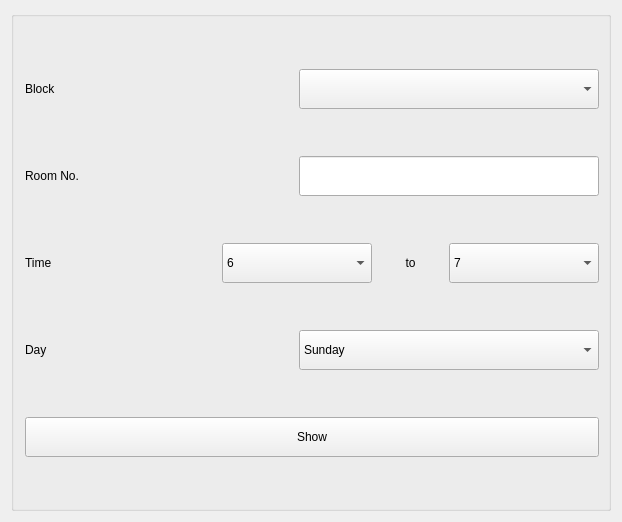
          <widget class="QWidget" name="tab_6">
           <attribute name="title">
            <string>Class Status</string>
           </attribute>
           <layout class="QGridLayout" name="gridLayout_3">
            <item row="0" column="0">
             <widget class="QGroupBox" name="groupBox">
              <property name="sizePolicy">
               <sizepolicy hsizetype="Maximum" vsizetype="Minimum">
                <horstretch>0</horstretch>
                <verstretch>0</verstretch>
               </sizepolicy>
              </property>
              <property name="minimumSize">
               <size>
                <width>600</width>
                <height>500</height>
               </size>
              </property>
              <property name="layoutDirection">
               <enum>Qt::LeftToRight</enum>
              </property>
              <property name="title">
               <string/>
              </property>
              <property name="alignment">
               <set>Qt::AlignCenter</set>
              </property>
              <layout class="QVBoxLayout" name="verticalLayout">
               <property name="leftMargin">
                <number>11</number>
               </property>
               <property name="topMargin">
                <number>11</number>
               </property>
               <item>
                <layout class="QHBoxLayout" name="horizontalLayout_3">
                 <item>
                  <widget class="QLabel" name="label">
                   <property name="text">
                    <string>Block</string>
                   </property>
                   <property name="alignment">
                    <set>Qt::AlignLeading|Qt::AlignLeft|Qt::AlignVCenter</set>
                   </property>
                  </widget>
                 </item>
                 <item>
                  <widget class="QComboBox" name="cs_block">
                   <property name="sizePolicy">
                    <sizepolicy hsizetype="Maximum" vsizetype="Maximum">
                     <horstretch>0</horstretch>
                     <verstretch>0</verstretch>
                    </sizepolicy>
                   </property>
                   <property name="minimumSize">
                    <size>
                     <width>300</width>
                     <height>40</height>
                    </size>
                   </property>
                  </widget>
                 </item>
                </layout>
               </item>
               <item>
                <layout class="QHBoxLayout" name="horizontalLayout_4">
                 <item>
                  <widget class="QLabel" name="label_2">
                   <property name="text">
                    <string>Room No.</string>
                   </property>
                  </widget>
                 </item>
                 <item>
                  <widget class="QLineEdit" name="cs_room">
                   <property name="sizePolicy">
                    <sizepolicy hsizetype="Maximum" vsizetype="Maximum">
                     <horstretch>0</horstretch>
                     <verstretch>0</verstretch>
                    </sizepolicy>
                   </property>
                   <property name="minimumSize">
                    <size>
                     <width>300</width>
                     <height>40</height>
                    </size>
                   </property>
                  </widget>
                 </item>
                </layout>
               </item>
               <item>
                <layout class="QHBoxLayout" name="horizontalLayout_5">
                 <item>
                  <widget class="QLabel" name="label_3">
                   <property name="text">
                    <string>Time</string>
                   </property>
                  </widget>
                 </item>
                 <item>
                  <widget class="QComboBox" name="cs_start_time">
                   <property name="sizePolicy">
                    <sizepolicy hsizetype="Maximum" vsizetype="Maximum">
                     <horstretch>0</horstretch>
                     <verstretch>0</verstretch>
                    </sizepolicy>
                   </property>
                   <property name="minimumSize">
                    <size>
                     <width>150</width>
                     <height>40</height>
                    </size>
                   </property>
                   <item>
                    <property name="text">
                     <string>6</string>
                    </property>
                   </item>
                   <item>
                    <property name="text">
                     <string>7</string>
                    </property>
                   </item>
                   <item>
                    <property name="text">
                     <string>8</string>
                    </property>
                   </item>
                   <item>
                    <property name="text">
                     <string>9</string>
                    </property>
                   </item>
                   <item>
                    <property name="text">
                     <string>10</string>
                    </property>
                   </item>
                   <item>
                    <property name="text">
                     <string>11</string>
                    </property>
                   </item>
                   <item>
                    <property name="text">
                     <string>12</string>
                    </property>
                   </item>
                   <item>
                    <property name="text">
                     <string>13</string>
                    </property>
                   </item>
                   <item>
                    <property name="text">
                     <string>14</string>
                    </property>
                   </item>
                   <item>
                    <property name="text">
                     <string>15</string>
                    </property>
                   </item>
                   <item>
                    <property name="text">
                     <string>16</string>
                    </property>
                   </item>
                   <item>
                    <property name="text">
                     <string>17</string>
                    </property>
                   </item>
                   <item>
                    <property name="text">
                     <string>18</string>
                    </property>
                   </item>
                  </widget>
                 </item>
                 <item>
                  <widget class="QLabel" name="label_4">
                   <property name="sizePolicy">
                    <sizepolicy hsizetype="Maximum" vsizetype="Maximum">
                     <horstretch>0</horstretch>
                     <verstretch>0</verstretch>
                    </sizepolicy>
                   </property>
                   <property name="minimumSize">
                    <size>
                     <width>65</width>
                     <height>0</height>
                    </size>
                   </property>
                   <property name="text">
                    <string>to</string>
                   </property>
                   <property name="alignment">
                    <set>Qt::AlignCenter</set>
                   </property>
                  </widget>
                 </item>
                 <item>
                  <widget class="QComboBox" name="cs_end_time">
                   <property name="sizePolicy">
                    <sizepolicy hsizetype="Maximum" vsizetype="Maximum">
                     <horstretch>0</horstretch>
                     <verstretch>0</verstretch>
                    </sizepolicy>
                   </property>
                   <property name="minimumSize">
                    <size>
                     <width>150</width>
                     <height>40</height>
                    </size>
                   </property>
                   <item>
                    <property name="text">
                     <string>7</string>
                    </property>
                   </item>
                   <item>
                    <property name="text">
                     <string>8</string>
                    </property>
                   </item>
                   <item>
                    <property name="text">
                     <string>9</string>
                    </property>
                   </item>
                   <item>
                    <property name="text">
                     <string>10</string>
                    </property>
                   </item>
                   <item>
                    <property name="text">
                     <string>11</string>
                    </property>
                   </item>
                   <item>
                    <property name="text">
                     <string>12</string>
                    </property>
                   </item>
                   <item>
                    <property name="text">
                     <string>13</string>
                    </property>
                   </item>
                   <item>
                    <property name="text">
                     <string>14</string>
                    </property>
                   </item>
                   <item>
                    <property name="text">
                     <string>15</string>
                    </property>
                   </item>
                   <item>
                    <property name="text">
                     <string>16</string>
                    </property>
                   </item>
                   <item>
                    <property name="text">
                     <string>17</string>
                    </property>
                   </item>
                   <item>
                    <property name="text">
                     <string>18</string>
                    </property>
                   </item>
                   <item>
                    <property name="text">
                     <string>19</string>
                    </property>
                   </item>
                  </widget>
                 </item>
                </layout>
               </item>
               <item>
                <layout class="QHBoxLayout" name="horizontalLayout_6">
                 <item>
                  <widget class="QLabel" name="label_5">
                   <property name="text">
                    <string>Day</string>
                   </property>
                  </widget>
                 </item>
                 <item>
                  <widget class="QComboBox" name="cs_day">
                   <property name="sizePolicy">
                    <sizepolicy hsizetype="Maximum" vsizetype="Maximum">
                     <horstretch>0</horstretch>
                     <verstretch>0</verstretch>
                    </sizepolicy>
                   </property>
                   <property name="minimumSize">
                    <size>
                     <width>300</width>
                     <height>40</height>
                    </size>
                   </property>
                   <item>
                    <property name="text">
                     <string>Sunday</string>
                    </property>
                   </item>
                   <item>
                    <property name="text">
                     <string>Monday</string>
                    </property>
                   </item>
                   <item>
                    <property name="text">
                     <string>Tuesday</string>
                    </property>
                   </item>
                   <item>
                    <property name="text">
                     <string>Wednesday</string>
                    </property>
                   </item>
                   <item>
                    <property name="text">
                     <string>Thursday</string>
                    </property>
                   </item>
                   <item>
                    <property name="text">
                     <string>Friday</string>
                    </property>
                   </item>
                  </widget>
                 </item>
                </layout>
               </item>
               <item>
                <widget class="QPushButton" name="cs_show">
                 <property name="minimumSize">
                  <size>
                   <width>300</width>
                   <height>40</height>
                  </size>
                 </property>
                 <property name="text">
                  <string>Show</string>
                 </property>
                </widget>
               </item>
              </layout>
             </widget>
            </item>
           </layout>
          </widget>
